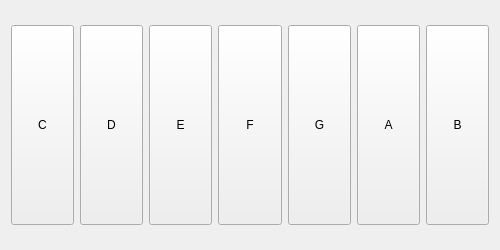
<?xml version="1.0" encoding="UTF-8"?>
<ui version="4.0">
    <class>Form</class>
    <widget class="QWidget" name="Form">
        <property name="geometry">
            <rect>
                <x>0</x>
                <y>0</y>
                <width>500</width>
                <height>250</height>
            </rect>
        </property>
        <property name="windowTitle">
            <string>Фортепиано</string>
        </property>
        <layout class="QHBoxLayout" name="horizontalLayout">
            <item>
                <widget class="QPushButton" name="btnC">
                    <property name="text">
                        <string>C</string>
                    </property>
                    <property name="minimumSize">
                        <size>
                            <width>60</width>
                            <height>200</height>
                        </size>
                    </property>
                </widget>
            </item>
            <item>
                <widget class="QPushButton" name="btnD">
                    <property name="text">
                        <string>D</string>
                    </property>
                    <property name="minimumSize">
                        <size>
                            <width>60</width>
                            <height>200</height>
                        </size>
                    </property>
                </widget>
            </item>
            <item>
                <widget class="QPushButton" name="btnE">
                    <property name="text">
                        <string>E</string>
                    </property>
                    <property name="minimumSize">
                        <size>
                            <width>60</width>
                            <height>200</height>
                        </size>
                    </property>
                </widget>
            </item>
            <item>
                <widget class="QPushButton" name="btnF">
                    <property name="text">
                        <string>F</string>
                    </property>
                    <property name="minimumSize">
                        <size>
                            <width>60</width>
                            <height>200</height>
                        </size>
                    </property>
                </widget>
            </item>
            <item>
                <widget class="QPushButton" name="btnG">
                    <property name="text">
                        <string>G</string>
                    </property>
                    <property name="minimumSize">
                        <size>
                            <width>60</width>
                            <height>200</height>
                        </size>
                    </property>
                </widget>
            </item>
            <item>
                <widget class="QPushButton" name="btnA">
                    <property name="text">
                        <string>A</string>
                    </property>
                    <property name="minimumSize">
                        <size>
                            <width>60</width>
                            <height>200</height>
                        </size>
                    </property>
                </widget>
            </item>
            <item>
                <widget class="QPushButton" name="btnB">
                    <property name="text">
                        <string>B</string>
                    </property>
                    <property name="minimumSize">
                        <size>
                            <width>60</width>
                            <height>200</height>
                        </size>
                    </property>
                </widget>
            </item>
        </layout>
    </widget>
</ui>
